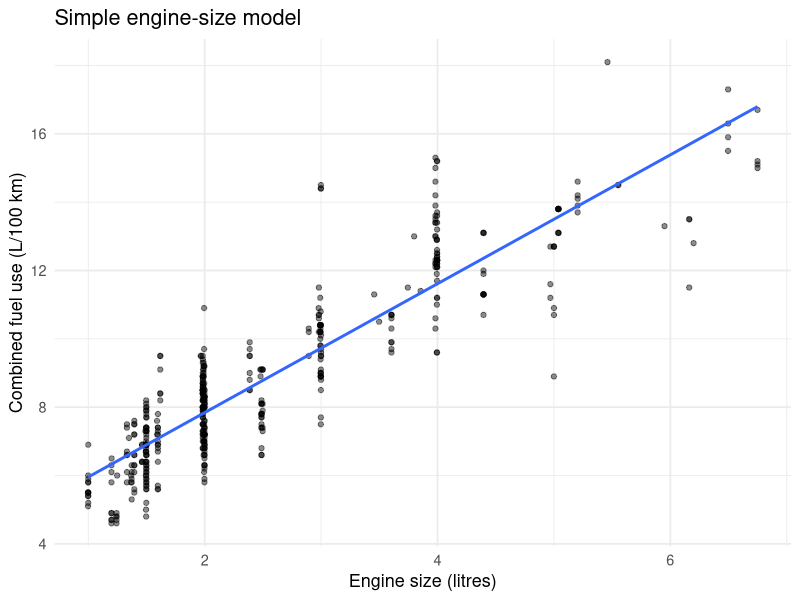

Reproduce this figure in R.
## ---- chunk 1
library(readr)
library(dplyr)
library(ggplot2)
library(tibble)
library(broom)

vehicles <- read_csv("nz_vehicles_2025.csv", show_col_types = FALSE) |>
  mutate(
    # SALOON is the raw CSV value; display it as Sedan for us.
    station_wagon = factor(
      if_else(body_type == "STATION WAGON", "Station wagon", "Other"),
      levels = c("Station wagon", "Other")
    ),
    body_type = factor(
      body_type,
      levels = c("STATION WAGON", "HATCHBACK", "SALOON", "SPORTS CAR", "CONVERTIBLE"),
      labels = c("Station wagon", "Hatchback", "Sedan", "Sports car", "Convertible")
    )
  )

glimpse(vehicles)
count(vehicles, body_type)
## ---- chunk 2
engine_model <- vehicles |>
  lm(fuel_use_l_per_100km ~ engine_l, data = _)

# Or as above
engine_model <- lm(fuel_use_l_per_100km ~ engine_l, data = vehicles)

engine_model
tidy(engine_model)
## ---- chunk 3
ggplot(vehicles, aes(engine_l, fuel_use_l_per_100km)) +
  geom_point(alpha = 0.45) +
  geom_smooth(method = "lm", se = FALSE) +
  labs(
    x = "Engine size (litres)",
    y = "Combined fuel use (L/100 km)",
    title = "Simple engine-size model"
  ) +
  theme_minimal(base_size = 13)
## ---- chunk 4
# Your code here
## ---- chunk 5
# Your code here
## ---- chunk 6
binary_model <- lm(fuel_use_l_per_100km ~ engine_l + station_wagon, data = vehicles)

tidy(binary_model)

# Pull out the values used in fitting the model to see how the
# station_wagon variable is treated.
model.matrix(binary_model) |> head()
## ---- chunk 7
# Your code here
## ---- chunk 8
body_model <- lm(
  fuel_use_l_per_100km ~ engine_l + body_type,
  data = vehicles
)

tidy(body_model)
## ---- chunk 9
# Your code here
## ---- chunk 10
new_body_vehicles <- tibble(
  engine_l = 2,
  body_type = factor(
    levels(vehicles$body_type),
    levels = levels(vehicles$body_type)
  )
)

new_body_vehicles |>
  mutate(predicted_fuel_use = predict(body_model, newdata = new_body_vehicles))
## ---- chunk 11
sports_car_new <- tibble(
  engine_l = 2,
  body_type = "Sports car" # Match the factor level exactly.
)

sports_car_new |>
  mutate(predicted_fuel_use = predict(body_model, newdata = sports_car_new))
## ---- chunk 12
# Your code here
## ---- chunk 13
# Your code here: fit and print mass_model,
# mass_binary_model, and mass_body_model; inspect their coefficients.
## ---- chunk 14
# Your code here: compare the simple and adjusted mass slopes.
## ---- chunk 15
# Your code here: predict for every body type at gross_mass_kg = 2000.
## ---- chunk 16
# Your code here: compare glance(mass_model),
# glance(mass_binary_model), and glance(mass_body_model).
## ---- chunk 17
Coffee <- read.csv("coffee_tasting_balanced.csv")

Coffee <- Coffee |>
  mutate(
    Coffee = factor(Coffee),
    Time = factor(Time),
    Day = factor(Day)
  )

count(Coffee, Coffee)
## ---- chunk 18

grand <- mean(Coffee$Rating)

CoffeeAdj <- Coffee |>
  group_by(Day) |>
  mutate(DayMean = mean(Rating)) |>
  group_by(Time) |>
  mutate(
    TimeMean = mean(Rating),
    AdjRating = Rating - DayMean - TimeMean + 2 * grand
  ) |>
  ungroup()

hand_adjusted_means <- CoffeeAdj |>
  group_by(Coffee) |>
  summarise(
    mean_adjusted_rating = mean(AdjRating),
    .groups = "drop"
  ) |>
  arrange(desc(mean_adjusted_rating))

hand_adjusted_means
